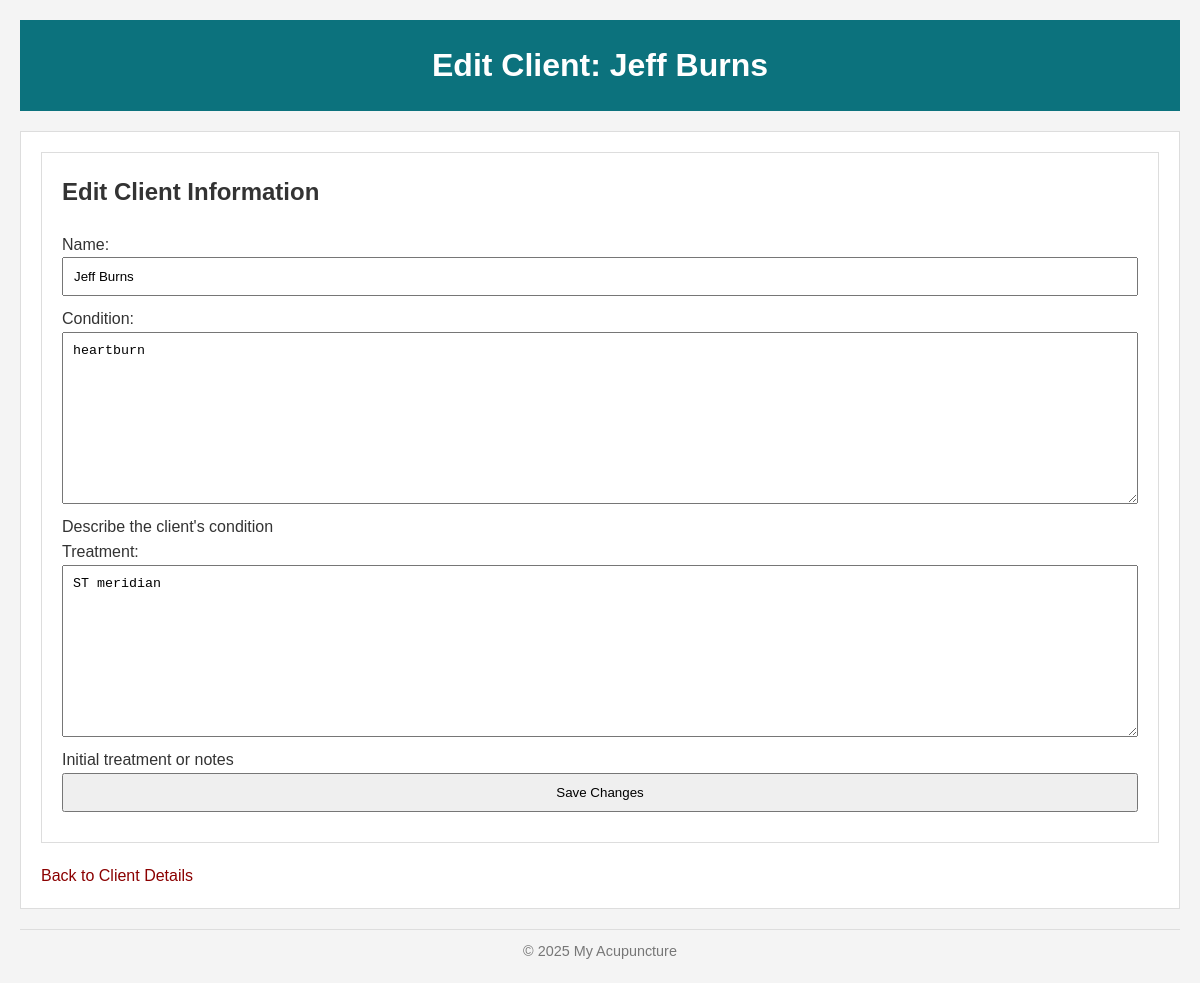
The app's page /client/3/edit/, older data.
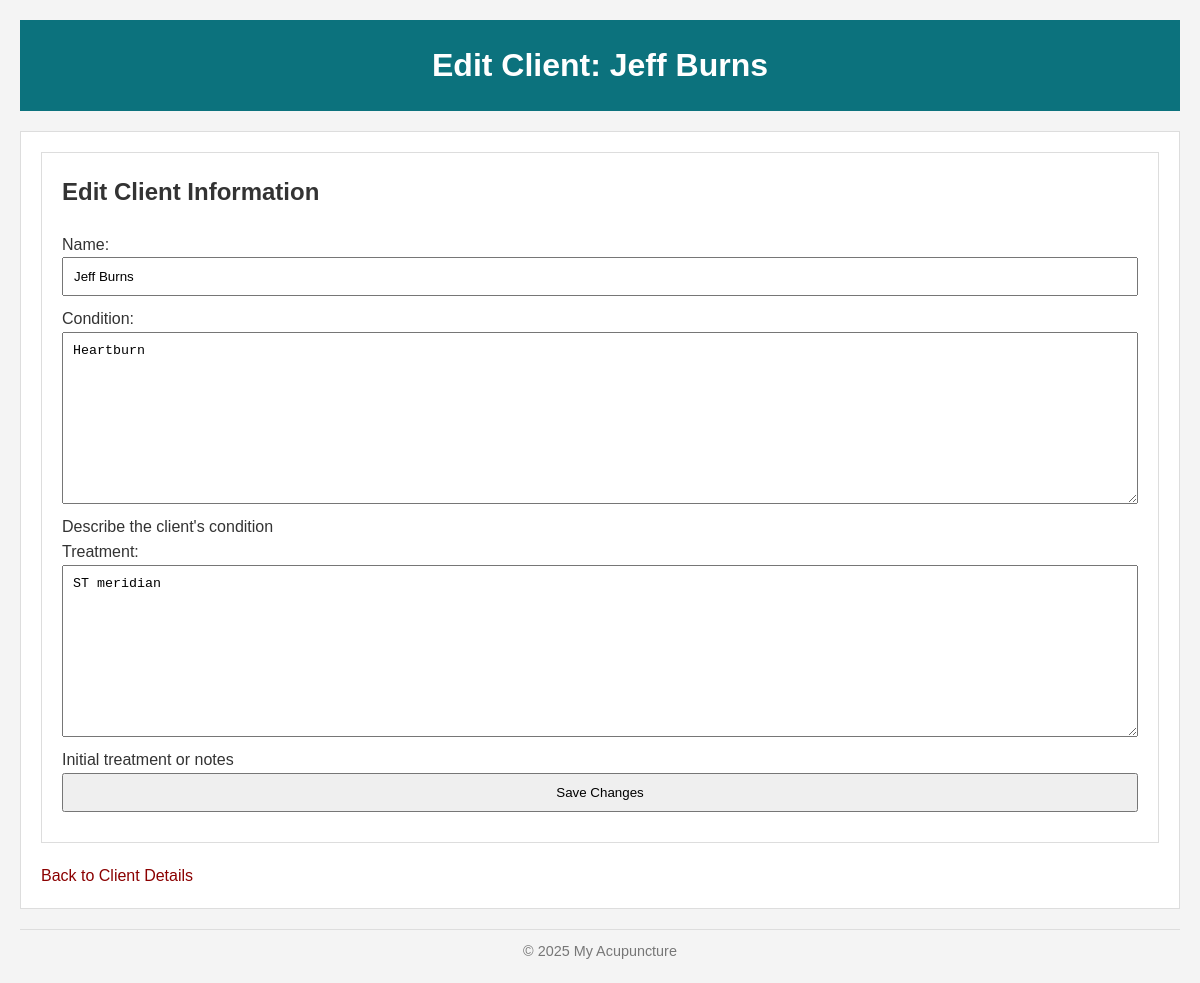
The same page, newer data.
### client/models.py (models this page shows, shortened)
class Client(models.Model):
    name = models.CharField(max_length=200)
    condition = models.TextField(help_text="Describe the client's condition")
    treatment = models.TextField(help_text="Initial treatment or notes")
    date_time = models.DateTimeField(default=timezone.now)

### client/views.py (the view)
# urls.py: path('client/<int:pk>/edit/', views.edit_client, name='edit_client'),
def edit_client(request, pk):
    client = get_object_or_404(Client, pk=pk)
    if request.method == "POST":
        form = ClientForm(request.POST, instance=client)
        if form.is_valid():
            client = form.save()
            return redirect('client_detail', pk=client.pk)
    else:
        form = ClientForm(instance=client)
    return render(request, 'client/edit_client.html', {'form': form, 'client': client})

### client/forms.py
class ClientForm(forms.ModelForm):
    class Meta:
        model = Client
        fields = ['name', 'condition', 'treatment']

### client/templates/client/edit_client.html (shortened to what this page needs)
{% extends 'base.html' %}
{% block header_title %}Edit Client: {{ client.name }}{% endblock %}
{% block content %}
  <section>
    <h2>Edit Client Information</h2>
    <form method="POST">
      {{ form.as_p }}
      <button type="submit">Save Changes</button>
    </form>
  </section>
  <p><a href="{% url 'client_detail' client.pk %}" class = "highlighted-text" >Back to Client Details</a></p>
{% endblock %}

Row changes from the older to the newer data that the page shows:
changed Client "Jeff Burns": condition "heartburn" → "Heartburn"
